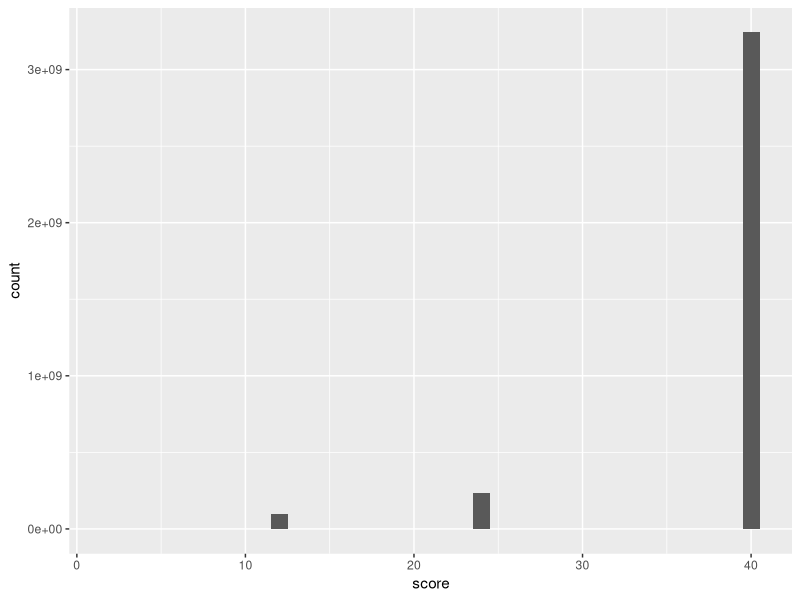

Write the R code that produced this figure.
#!/usr/bin/Rscript

library(dplyr)
library(readr)
library(ggplot2)

x <- read_tsv("read2_36_10_phred_counts.tsv", col_names=c("char", "occurrence"))
y <-  x %>% mutate(score = sapply(char, utf8ToInt) - 33)

p <- ggplot(y, aes(x = score, weight = occurrence)) + geom_histogram(binwidth = 1)
ggsave(filename="phred_distro_read2_36_10.png", p)
